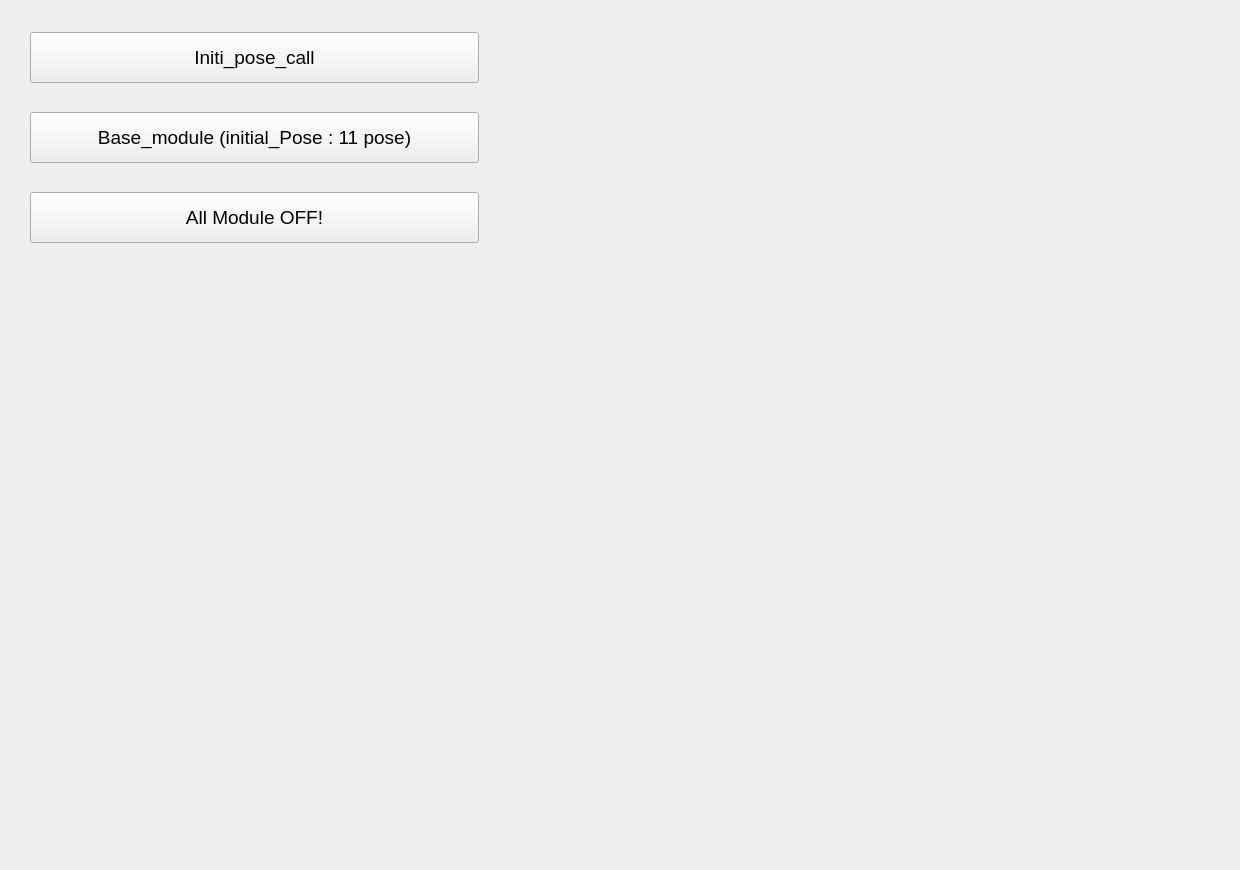
       <widget class="QWidget" name="tab_5">
        <attribute name="title">
         <string>Base_module</string>
        </attribute>
        <widget class="QPushButton" name="off_module_3">
         <property name="geometry">
          <rect>
           <x>30</x>
           <y>192</y>
           <width>449</width>
           <height>51</height>
          </rect>
         </property>
         <property name="font">
          <font>
           <pointsize>14</pointsize>
          </font>
         </property>
         <property name="text">
          <string>All Module OFF!</string>
         </property>
        </widget>
        <widget class="QPushButton" name="base_module_1">
         <property name="geometry">
          <rect>
           <x>30</x>
           <y>112</y>
           <width>449</width>
           <height>51</height>
          </rect>
         </property>
         <property name="font">
          <font>
           <pointsize>14</pointsize>
          </font>
         </property>
         <property name="text">
          <string>Base_module (initial_Pose : 11 pose)</string>
         </property>
        </widget>
        <widget class="QPushButton" name="init_module_call">
         <property name="geometry">
          <rect>
           <x>30</x>
           <y>32</y>
           <width>449</width>
           <height>51</height>
          </rect>
         </property>
         <property name="font">
          <font>
           <pointsize>14</pointsize>
          </font>
         </property>
         <property name="text">
          <string>Initi_pose_call</string>
         </property>
        </widget>
        <widget class="QLabel" name="label_68">
         <property name="geometry">
          <rect>
           <x>460</x>
           <y>330</y>
           <width>771</width>
           <height>531</height>
          </rect>
         </property>
         <property name="palette">
          <palette>
           <active>
            <colorrole role="WindowText">
             <brush brushstyle="SolidPattern">
              <color alpha="255">
               <red>0</red>
               <green>0</green>
               <blue>0</blue>
              </color>
             </brush>
            </colorrole>
            <colorrole role="Button">
             <brush brushstyle="SolidPattern">
              <color alpha="255">
               <red>0</red>
               <green>0</green>
               <blue>0</blue>
              </color>
             </brush>
            </colorrole>
            <colorrole role="Light">
             <brush brushstyle="SolidPattern">
              <color alpha="255">
               <red>0</red>
               <green>0</green>
               <blue>0</blue>
              </color>
             </brush>
            </colorrole>
            <colorrole role="Midlight">
             <brush brushstyle="SolidPattern">
              <color alpha="255">
               <red>0</red>
               <green>0</green>
               <blue>0</blue>
              </color>
             </brush>
            </colorrole>
            <colorrole role="Dark">
             <brush brushstyle="SolidPattern">
              <color alpha="255">
               <red>0</red>
               <green>0</green>
               <blue>0</blue>
              </color>
             </brush>
            </colorrole>
            <colorrole role="Mid">
             <brush brushstyle="SolidPattern">
              <color alpha="255">
               <red>0</red>
               <green>0</green>
               <blue>0</blue>
              </color>
             </brush>
            </colorrole>
            <colorrole role="Text">
             <brush brushstyle="SolidPattern">
              <color alpha="255">
               <red>255</red>
               <green>255</green>
               <blue>255</blue>
              </color>
             </brush>
            </colorrole>
            <colorrole role="BrightText">
             <brush brushstyle="SolidPattern">
              <color alpha="255">
               <red>255</red>
               <green>255</green>
               <blue>255</blue>
              </color>
             </brush>
            </colorrole>
            <colorrole role="ButtonText">
             <brush brushstyle="SolidPattern">
              <color alpha="255">
               <red>255</red>
               <green>255</green>
               <blue>255</blue>
              </color>
             </brush>
            </colorrole>
            <colorrole role="Base">
             <brush brushstyle="SolidPattern">
              <color alpha="255">
               <red>0</red>
               <green>0</green>
               <blue>0</blue>
              </color>
             </brush>
            </colorrole>
            <colorrole role="Window">
             <brush brushstyle="SolidPattern">
              <color alpha="255">
               <red>0</red>
               <green>0</green>
               <blue>0</blue>
              </color>
             </brush>
            </colorrole>
            <colorrole role="Shadow">
             <brush brushstyle="SolidPattern">
              <color alpha="255">
               <red>0</red>
               <green>0</green>
               <blue>0</blue>
              </color>
             </brush>
            </colorrole>
            <colorrole role="AlternateBase">
             <brush brushstyle="SolidPattern">
              <color alpha="255">
               <red>0</red>
               <green>0</green>
               <blue>0</blue>
              </color>
             </brush>
            </colorrole>
            <colorrole role="ToolTipBase">
             <brush brushstyle="SolidPattern">
              <color alpha="255">
               <red>255</red>
               <green>255</green>
               <blue>220</blue>
              </color>
             </brush>
            </colorrole>
            <colorrole role="ToolTipText">
             <brush brushstyle="SolidPattern">
              <color alpha="255">
               <red>170</red>
               <green>0</green>
               <blue>0</blue>
              </color>
             </brush>
            </colorrole>
           </active>
           <inactive>
            <colorrole role="WindowText">
             <brush brushstyle="SolidPattern">
              <color alpha="255">
               <red>0</red>
               <green>0</green>
               <blue>0</blue>
              </color>
             </brush>
            </colorrole>
            <colorrole role="Button">
             <brush brushstyle="SolidPattern">
              <color alpha="255">
               <red>0</red>
               <green>0</green>
               <blue>0</blue>
              </color>
             </brush>
            </colorrole>
            <colorrole role="Light">
             <brush brushstyle="SolidPattern">
              <color alpha="255">
               <red>0</red>
               <green>0</green>
               <blue>0</blue>
              </color>
             </brush>
            </colorrole>
            <colorrole role="Midlight">
             <brush brushstyle="SolidPattern">
              <color alpha="255">
               <red>0</red>
               <green>0</green>
               <blue>0</blue>
              </color>
             </brush>
            </colorrole>
            <colorrole role="Dark">
             <brush brushstyle="SolidPattern">
              <color alpha="255">
               <red>0</red>
               <green>0</green>
               <blue>0</blue>
              </color>
             </brush>
            </colorrole>
            <colorrole role="Mid">
             <brush brushstyle="SolidPattern">
              <color alpha="255">
               <red>0</red>
               <green>0</green>
               <blue>0</blue>
              </color>
             </brush>
            </colorrole>
            <colorrole role="Text">
             <brush brushstyle="SolidPattern">
              <color alpha="255">
               <red>255</red>
               <green>255</green>
               <blue>255</blue>
              </color>
             </brush>
            </colorrole>
            <colorrole role="BrightText">
             <brush brushstyle="SolidPattern">
              <color alpha="255">
               <red>255</red>
               <green>255</green>
               <blue>255</blue>
              </color>
             </brush>
            </colorrole>
            <colorrole role="ButtonText">
             <brush brushstyle="SolidPattern">
              <color alpha="255">
               <red>255</red>
               <green>255</green>
               <blue>255</blue>
              </color>
             </brush>
            </colorrole>
            <colorrole role="Base">
             <brush brushstyle="SolidPattern">
              <color alpha="255">
               <red>0</red>
               <green>0</green>
               <blue>0</blue>
              </color>
             </brush>
            </colorrole>
            <colorrole role="Window">
             <brush brushstyle="SolidPattern">
              <color alpha="255">
               <red>0</red>
               <green>0</green>
               <blue>0</blue>
              </color>
             </brush>
            </colorrole>
            <colorrole role="Shadow">
             <brush brushstyle="SolidPattern">
              <color alpha="255">
               <red>0</red>
               <green>0</green>
               <blue>0</blue>
              </color>
             </brush>
            </colorrole>
            <colorrole role="AlternateBase">
             <brush brushstyle="SolidPattern">
              <color alpha="255">
               <red>0</red>
               <green>0</green>
               <blue>0</blue>
              </color>
             </brush>
            </colorrole>
            <colorrole role="ToolTipBase">
             <brush brushstyle="SolidPattern">
              <color alpha="255">
               <red>255</red>
               <green>255</green>
               <blue>220</blue>
              </color>
             </brush>
            </colorrole>
            <colorrole role="ToolTipText">
             <brush brushstyle="SolidPattern">
              <color alpha="255">
               <red>170</red>
               <green>0</green>
               <blue>0</blue>
              </color>
             </brush>
            </colorrole>
           </inactive>
           <disabled>
            <colorrole role="WindowText">
             <brush brushstyle="SolidPattern">
              <color alpha="255">
               <red>0</red>
               <green>0</green>
               <blue>0</blue>
              </color>
             </brush>
            </colorrole>
            <colorrole role="Button">
             <brush brushstyle="SolidPattern">
              <color alpha="255">
               <red>0</red>
               <green>0</green>
               <blue>0</blue>
              </color>
             </brush>
            </colorrole>
            <colorrole role="Light">
             <brush brushstyle="SolidPattern">
              <color alpha="255">
               <red>0</red>
               <green>0</green>
               <blue>0</blue>
              </color>
             </brush>
            </colorrole>
            <colorrole role="Midlight">
             <brush brushstyle="SolidPattern">
              <color alpha="255">
               <red>0</red>
               <green>0</green>
               <blue>0</blue>
              </color>
             </brush>
            </colorrole>
            <colorrole role="Dark">
             <brush brushstyle="SolidPattern">
              <color alpha="255">
               <red>0</red>
               <green>0</green>
               <blue>0</blue>
              </color>
             </brush>
            </colorrole>
            <colorrole role="Mid">
             <brush brushstyle="SolidPattern">
              <color alpha="255">
               <red>0</red>
               <green>0</green>
               <blue>0</blue>
              </color>
             </brush>
            </colorrole>
            <colorrole role="Text">
             <brush brushstyle="SolidPattern">
              <color alpha="255">
               <red>0</red>
               <green>0</green>
               <blue>0</blue>
              </color>
             </brush>
            </colorrole>
            <colorrole role="BrightText">
             <brush brushstyle="SolidPattern">
              <color alpha="255">
               <red>255</red>
               <green>255</green>
               <blue>255</blue>
              </color>
             </brush>
            </colorrole>
            <colorrole role="ButtonText">
             <brush brushstyle="SolidPattern">
              <color alpha="255">
               <red>0</red>
               <green>0</green>
               <blue>0</blue>
              </color>
             </brush>
            </colorrole>
            <colorrole role="Base">
             <brush brushstyle="SolidPattern">
              <color alpha="255">
               <red>0</red>
               <green>0</green>
               <blue>0</blue>
              </color>
             </brush>
            </colorrole>
            <colorrole role="Window">
             <brush brushstyle="SolidPattern">
              <color alpha="255">
               <red>0</red>
               <green>0</green>
               <blue>0</blue>
              </color>
             </brush>
            </colorrole>
            <colorrole role="Shadow">
             <brush brushstyle="SolidPattern">
              <color alpha="255">
               <red>0</red>
               <green>0</green>
               <blue>0</blue>
              </color>
             </brush>
            </colorrole>
            <colorrole role="AlternateBase">
             <brush brushstyle="SolidPattern">
              <color alpha="255">
               <red>0</red>
               <green>0</green>
               <blue>0</blue>
              </color>
             </brush>
            </colorrole>
            <colorrole role="ToolTipBase">
             <brush brushstyle="SolidPattern">
              <color alpha="255">
               <red>255</red>
               <green>255</green>
               <blue>220</blue>
              </color>
             </brush>
            </colorrole>
            <colorrole role="ToolTipText">
             <brush brushstyle="SolidPattern">
              <color alpha="255">
               <red>170</red>
               <green>0</green>
               <blue>0</blue>
              </color>
             </brush>
            </colorrole>
           </disabled>
          </palette>
         </property>
         <property name="font">
          <font>
           <pointsize>16</pointsize>
           <weight>50</weight>
           <italic>false</italic>
           <bold>false</bold>
          </font>
         </property>
         <property name="text">
          <string>&lt;html&gt;&lt;head/&gt;&lt;body&gt;&lt;p align=&quot;center&quot;&gt;&lt;img src=&quot;:/images/1.PNG&quot;/&gt;&lt;/p&gt;&lt;/body&gt;&lt;/html&gt;</string>
         </property>
        </widget>
       </widget>
